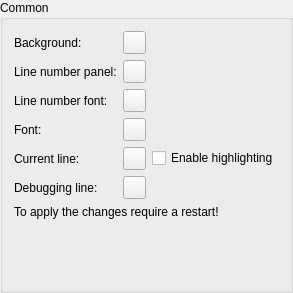
        <widget class="QGroupBox" name="groupBox_2">
         <property name="title">
          <string>Common</string>
         </property>
         <layout class="QVBoxLayout" name="verticalLayout_5">
          <item>
           <layout class="QGridLayout" name="gridLayout_4">
            <item row="4" column="0">
             <widget class="QLabel" name="fontLabel_2">
              <property name="text">
               <string>Font:</string>
              </property>
             </widget>
            </item>
            <item row="4" column="1">
             <widget class="QPushButton" name="fontColorButton">
              <property name="sizePolicy">
               <sizepolicy hsizetype="Fixed" vsizetype="Fixed">
                <horstretch>0</horstretch>
                <verstretch>0</verstretch>
               </sizepolicy>
              </property>
              <property name="minimumSize">
               <size>
                <width>23</width>
                <height>23</height>
               </size>
              </property>
              <property name="maximumSize">
               <size>
                <width>23</width>
                <height>23</height>
               </size>
              </property>
              <property name="baseSize">
               <size>
                <width>0</width>
                <height>0</height>
               </size>
              </property>
              <property name="focusPolicy">
               <enum>Qt::NoFocus</enum>
              </property>
              <property name="text">
               <string/>
              </property>
              <property name="autoDefault">
               <bool>false</bool>
              </property>
              <property name="default">
               <bool>false</bool>
              </property>
              <property name="flat">
               <bool>false</bool>
              </property>
             </widget>
            </item>
            <item row="5" column="2">
             <widget class="QCheckBox" name="currentLineCheckBox">
              <property name="text">
               <string>Enable highlighting</string>
              </property>
             </widget>
            </item>
            <item row="6" column="1">
             <widget class="QPushButton" name="debugLineColorButton">
              <property name="sizePolicy">
               <sizepolicy hsizetype="Fixed" vsizetype="Fixed">
                <horstretch>0</horstretch>
                <verstretch>0</verstretch>
               </sizepolicy>
              </property>
              <property name="minimumSize">
               <size>
                <width>23</width>
                <height>23</height>
               </size>
              </property>
              <property name="maximumSize">
               <size>
                <width>23</width>
                <height>23</height>
               </size>
              </property>
              <property name="baseSize">
               <size>
                <width>0</width>
                <height>0</height>
               </size>
              </property>
              <property name="focusPolicy">
               <enum>Qt::NoFocus</enum>
              </property>
              <property name="text">
               <string/>
              </property>
              <property name="autoDefault">
               <bool>false</bool>
              </property>
              <property name="default">
               <bool>false</bool>
              </property>
              <property name="flat">
               <bool>false</bool>
              </property>
             </widget>
            </item>
            <item row="5" column="0">
             <widget class="QLabel" name="currentLineLabel">
              <property name="text">
               <string>Current line:</string>
              </property>
             </widget>
            </item>
            <item row="6" column="0">
             <widget class="QLabel" name="debugLineLabel">
              <property name="text">
               <string>Debugging line:</string>
              </property>
             </widget>
            </item>
            <item row="5" column="1">
             <widget class="QPushButton" name="currentLineColorButton">
              <property name="sizePolicy">
               <sizepolicy hsizetype="Fixed" vsizetype="Fixed">
                <horstretch>0</horstretch>
                <verstretch>0</verstretch>
               </sizepolicy>
              </property>
              <property name="minimumSize">
               <size>
                <width>23</width>
                <height>23</height>
               </size>
              </property>
              <property name="maximumSize">
               <size>
                <width>23</width>
                <height>23</height>
               </size>
              </property>
              <property name="baseSize">
               <size>
                <width>0</width>
                <height>0</height>
               </size>
              </property>
              <property name="focusPolicy">
               <enum>Qt::NoFocus</enum>
              </property>
              <property name="text">
               <string/>
              </property>
              <property name="autoDefault">
               <bool>false</bool>
              </property>
              <property name="default">
               <bool>false</bool>
              </property>
              <property name="flat">
               <bool>false</bool>
              </property>
             </widget>
            </item>
            <item row="1" column="0">
             <widget class="QLabel" name="backgroundLabel">
              <property name="text">
               <string>Background:</string>
              </property>
             </widget>
            </item>
            <item row="1" column="1">
             <widget class="QPushButton" name="backgroundColorButton">
              <property name="sizePolicy">
               <sizepolicy hsizetype="Fixed" vsizetype="Fixed">
                <horstretch>0</horstretch>
                <verstretch>0</verstretch>
               </sizepolicy>
              </property>
              <property name="minimumSize">
               <size>
                <width>23</width>
                <height>23</height>
               </size>
              </property>
              <property name="maximumSize">
               <size>
                <width>23</width>
                <height>23</height>
               </size>
              </property>
              <property name="baseSize">
               <size>
                <width>0</width>
                <height>0</height>
               </size>
              </property>
              <property name="focusPolicy">
               <enum>Qt::NoFocus</enum>
              </property>
              <property name="text">
               <string/>
              </property>
              <property name="autoDefault">
               <bool>false</bool>
              </property>
              <property name="default">
               <bool>false</bool>
              </property>
              <property name="flat">
               <bool>false</bool>
              </property>
             </widget>
            </item>
            <item row="2" column="0">
             <widget class="QLabel" name="lineNumberPanelLabel">
              <property name="text">
               <string>Line number panel:</string>
              </property>
             </widget>
            </item>
            <item row="2" column="1">
             <widget class="QPushButton" name="lineNumberPanelColorButton">
              <property name="sizePolicy">
               <sizepolicy hsizetype="Fixed" vsizetype="Fixed">
                <horstretch>0</horstretch>
                <verstretch>0</verstretch>
               </sizepolicy>
              </property>
              <property name="minimumSize">
               <size>
                <width>23</width>
                <height>23</height>
               </size>
              </property>
              <property name="maximumSize">
               <size>
                <width>23</width>
                <height>23</height>
               </size>
              </property>
              <property name="baseSize">
               <size>
                <width>0</width>
                <height>0</height>
               </size>
              </property>
              <property name="focusPolicy">
               <enum>Qt::NoFocus</enum>
              </property>
              <property name="text">
               <string/>
              </property>
              <property name="autoDefault">
               <bool>false</bool>
              </property>
              <property name="default">
               <bool>false</bool>
              </property>
              <property name="flat">
               <bool>false</bool>
              </property>
             </widget>
            </item>
            <item row="3" column="0">
             <widget class="QLabel" name="lineNumberFontLabel">
              <property name="text">
               <string>Line number font:</string>
              </property>
             </widget>
            </item>
            <item row="3" column="1">
             <widget class="QPushButton" name="lineNumberFontColorButton">
              <property name="sizePolicy">
               <sizepolicy hsizetype="Fixed" vsizetype="Fixed">
                <horstretch>0</horstretch>
                <verstretch>0</verstretch>
               </sizepolicy>
              </property>
              <property name="minimumSize">
               <size>
                <width>23</width>
                <height>23</height>
               </size>
              </property>
              <property name="maximumSize">
               <size>
                <width>23</width>
                <height>23</height>
               </size>
              </property>
              <property name="baseSize">
               <size>
                <width>0</width>
                <height>0</height>
               </size>
              </property>
              <property name="focusPolicy">
               <enum>Qt::NoFocus</enum>
              </property>
              <property name="text">
               <string/>
              </property>
              <property name="autoDefault">
               <bool>false</bool>
              </property>
              <property name="default">
               <bool>false</bool>
              </property>
              <property name="flat">
               <bool>false</bool>
              </property>
             </widget>
            </item>
           </layout>
          </item>
          <item>
           <widget class="QLabel" name="label_8">
            <property name="locale">
             <locale language="English" country="UnitedStates"/>
            </property>
            <property name="text">
             <string>To apply the changes require a restart!</string>
            </property>
           </widget>
          </item>
          <item>
           <spacer name="horizontalSpacer_6">
            <property name="orientation">
             <enum>Qt::Horizontal</enum>
            </property>
            <property name="sizeHint" stdset="0">
             <size>
              <width>40</width>
              <height>20</height>
             </size>
            </property>
           </spacer>
          </item>
          <item>
           <spacer name="verticalSpacer_4">
            <property name="orientation">
             <enum>Qt::Vertical</enum>
            </property>
            <property name="sizeHint" stdset="0">
             <size>
              <width>20</width>
              <height>40</height>
             </size>
            </property>
           </spacer>
          </item>
         </layout>
        </widget>
